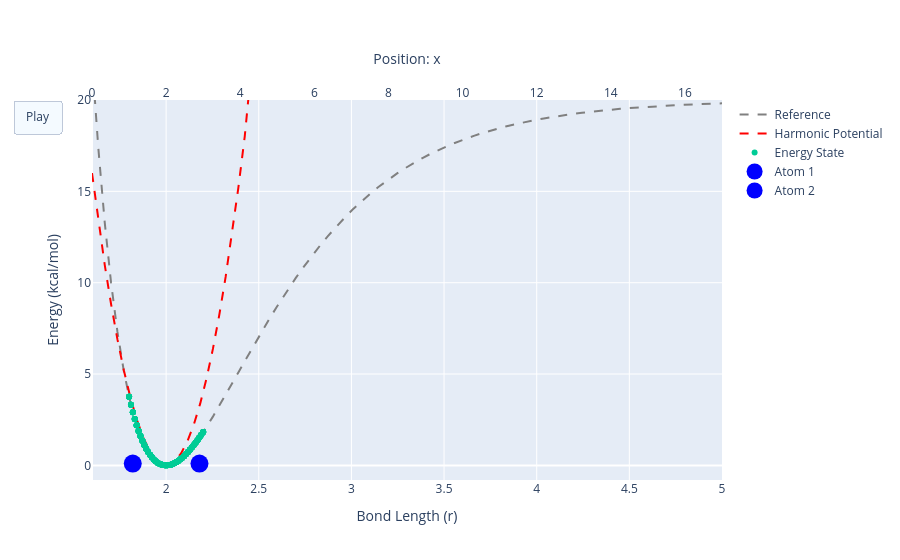

The notebook cell this image was saved under:
### Code cell
bond_stretch_ene = compute_bond_stretch(distances, k=100)

fig = go.Figure(
    data=[
        go.Scatter(x=distances, y=v_curve, mode='lines', line=dict(color='gray', dash='dash'), name='Reference'),
        go.Scatter(x=distances, y=bond_stretch_ene, mode='lines', line=dict(color='red', dash='dash'), name='Harmonic Potential'),
        go.Scatter(x=samples_distances, y=sampled_energies, mode='markers', name='Energy State'),
        go.Scatter(x=atom_a_x, y=[0.1], mode='markers', marker=dict(size=18, color='blue'), xaxis='x2', name='Atom 1'),
        go.Scatter(x=atom_b_x, y=[0.1], mode='markers', marker=dict(size=18, color='blue'), xaxis='x2', name='Atom 2')
    ],
    frames=[go.Frame(data=[
        go.Scatter(),
        go.Scatter(),
        go.Scatter(x=[samples_distances[i]], y=[sampled_energies[i]]),
        go.Scatter(x=[atom_a_x[i]]),
        go.Scatter(x=[atom_b_x[i]])
    ]) for i, _ in enumerate(samples_distances)]
)

fig.update_layout(
    xaxis=dict(title="Bond Length (r)", range=[1.6, 5.0]),
    xaxis2=dict(title="Position: x", range=[0, 17.0], side='top', overlaying='x', showgrid=False),
    yaxis=dict(title="Energy (kcal/mol)", range=[-0.8, 20.0]),
    updatemenus=[dict(type="buttons", buttons=[dict(label="Play", method="animate", args=[None, dict(frame=dict(duration=25, redraw=False))])])]
)

fig.show()

### Figure 1 — Plotly figure (JSON) as saved in the notebook; plotly's stock layout.template omitted (floating-point values rounded to 4 significant figures; data arrays with more than 128 entries replaced by an {"elided": "..."} marker saying what was removed)
{"data": [{"line": {"color": "gray", "dash": "dash"}, "mode": "lines", "name": "Reference", "type": "scatter", "x": [1.6, 1.634, 1.669, 1.703, 1.737, 1.772, 1.806, 1.84, 1.875, 1.909, 1.943, 1.978, 2.012, 2.046, 2.081, 2.115, 2.149, 2.184, 2.218, 2.253, 2.287, 2.321, 2.356, 2.39, 2.424, 2.459, 2.493, 2.527, 2.562, 2.596, 2.63, 2.665, 2.699, 2.733, 2.768, 2.802, 2.836, 2.871, 2.905, 2.939, 2.974, 3.008, 3.042, 3.077, 3.111, 3.145, 3.18, 3.214, 3.248, 3.283, 3.317, 3.352, 3.386, 3.42, 3.455, 3.489, 3.523, 3.558, 3.592, 3.626, 3.661, 3.695, 3.729, 3.764, 3.798, 3.832, 3.867, 3.901, 3.935, 3.97, 4.004, 4.038, 4.073, 4.107, 4.141, 4.176, 4.21, 4.244, 4.279, 4.313, 4.347, 4.382, 4.416, 4.451, 4.485, 4.519, 4.554, 4.588, 4.622, 4.657, 4.691, 4.725, 4.76, 4.794, 4.828, 4.863, 4.897, 4.931, 4.966, 5.0], "y": [22.24, 17.35, 13.3, 9.988, 7.305, 5.165, 3.491, 2.215, 1.279, 0.6322, 0.2298, 0.03331, 0.009316, 0.1288, 0.3665, 0.7009, 1.113, 1.587, 2.11, 2.668, 3.253, 3.856, 4.469, 5.087, 5.704, 6.316, 6.92, 7.513, 8.093, 8.657, 9.205, 9.736, 10.25, 10.74, 11.22, 11.67, 12.11, 12.53, 12.92, 13.31, 13.67, 14.01, 14.34, 14.66, 14.95, 15.23, 15.5, 15.76, 16.0, 16.22, 16.44, 16.64, 16.83, 17.02, 17.19, 17.35, 17.5, 17.65, 17.79, 17.92, 18.04, 18.15, 18.26, 18.36, 18.46, 18.55, 18.63, 18.72, 18.79, 18.86, 18.93, 18.99, 19.05, 19.11, 19.16, 19.21, 19.26, 19.3, 19.34, 19.38, 19.42, 19.45, 19.49, 19.52, 19.55, 19.57, 19.6, 19.62, 19.64, 19.67, 19.69, 19.7, 19.72, 19.74, 19.75, 19.77, 19.78, 19.8, 19.81, 19.82]}, {"line": {"color": "red", "dash": "dash"}, "mode": "lines", "name": "Harmonic Potential", "type": "scatter", "x": [1.6, 1.634, 1.669, 1.703, 1.737, 1.772, 1.806, 1.84, 1.875, 1.909, 1.943, 1.978, 2.012, 2.046, 2.081, 2.115, 2.149, 2.184, 2.218, 2.253, 2.287, 2.321, 2.356, 2.39, 2.424, 2.459, 2.493, 2.527, 2.562, 2.596, 2.63, 2.665, 2.699, 2.733, 2.768, 2.802, 2.836, 2.871, 2.905, 2.939, 2.974, 3.008, 3.042, 3.077, 3.111, 3.145, 3.18, 3.214, 3.248, 3.283, 3.317, 3.352, 3.386, 3.42, 3.455, 3.489, 3.523, 3.558, 3.592, 3.626, 3.661, 3.695, 3.729, 3.764, 3.798, 3.832, 3.867, 3.901, 3.935, 3.97, 4.004, 4.038, 4.073, 4.107, 4.141, 4.176, 4.21, 4.244, 4.279, 4.313, 4.347, 4.382, 4.416, 4.451, 4.485, 4.519, 4.554, 4.588, 4.622, 4.657, 4.691, 4.725, 4.76, 4.794, 4.828, 4.863, 4.897, 4.931, 4.966, 5.0], "y": [16.0, 13.37, 10.98, 8.819, 6.897, 5.211, 3.761, 2.547, 1.569, 0.8264, 0.32, 0.04938, 0.01469, 0.2159, 0.653, 1.326, 2.235, 3.38, 4.76, 6.377, 8.229, 10.32, 12.64, 15.2, 18.0, 21.03, 24.3, 27.8, 31.54, 35.52, 39.73, 44.18, 48.86, 53.78, 58.93, 64.32, 69.95, 75.81, 81.91, 88.25, 94.82, 101.6, 108.7, 115.9, 123.5, 131.2, 139.2, 147.4, 155.9, 164.6, 173.5, 182.7, 192.1, 201.7, 211.6, 221.7, 232.0, 242.6, 253.4, 264.5, 275.8, 287.3, 299.0, 311.0, 323.3, 335.7, 348.4, 361.4, 374.6, 388.0, 401.6, 415.5, 429.6, 444.0, 458.6, 473.4, 488.5, 503.8, 519.3, 535.1, 551.1, 567.3, 583.8, 600.5, 617.4, 634.6, 652.1, 669.7, 687.6, 705.7, 724.1, 742.7, 761.5, 780.6, 799.9, 819.5, 839.2, 859.3, 879.5, 900.0]}, {"mode": "markers", "name": "Energy State", "type": "scatter", "x": {"elided": "320 float values"}, "y": {"elided": "320 float values"}}, {"marker": {"color": "blue", "size": 18}, "mode": "markers", "name": "Atom 1", "type": "scatter", "x": {"elided": "320 float values"}, "xaxis": "x2", "y": [0.1]}, {"marker": {"color": "blue", "size": 18}, "mode": "markers", "name": "Atom 2", "type": "scatter", "x": {"elided": "320 float values"}, "xaxis": "x2", "y": [0.1]}], "layout": {"updatemenus": [{"buttons": [{"args": [null, {"frame": {"duration": 25, "redraw": false}}], "label": "Play", "method": "animate"}], "type": "buttons"}], "xaxis": {"range": [1.6, 5], "title": {"text": "Bond Length (r)"}}, "xaxis2": {"overlaying": "x", "range": [0, 17], "showgrid": false, "side": "top", "title": {"text": "Position: x"}}, "yaxis": {"range": [-0.8, 20], "title": {"text": "Energy (kcal/mol)"}}}}
